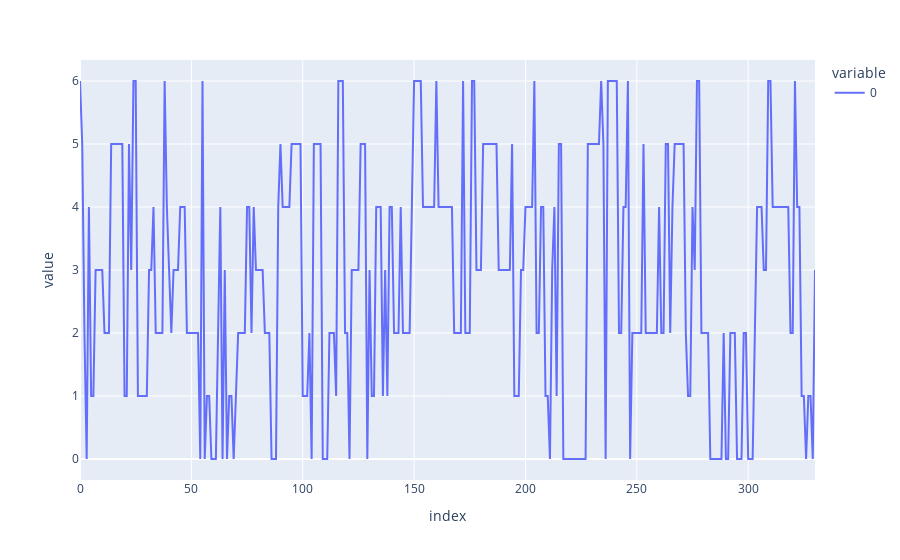
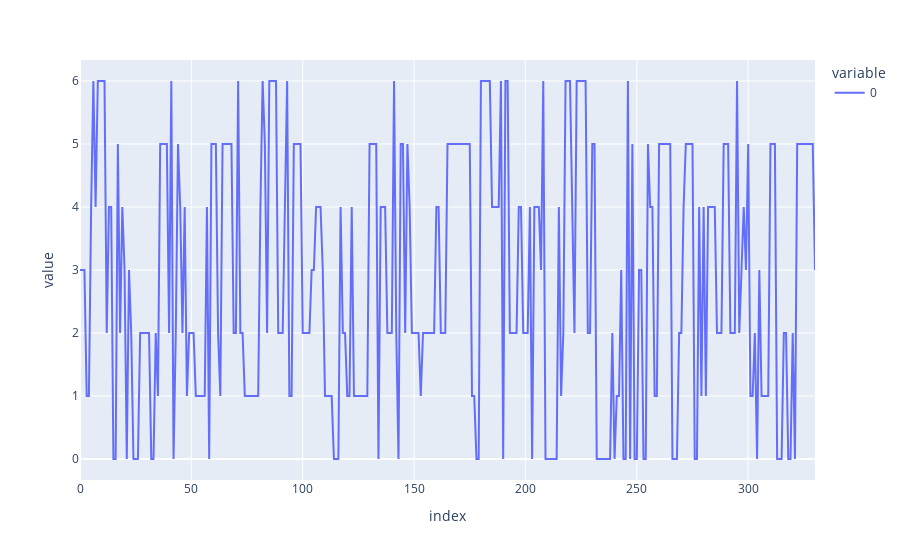
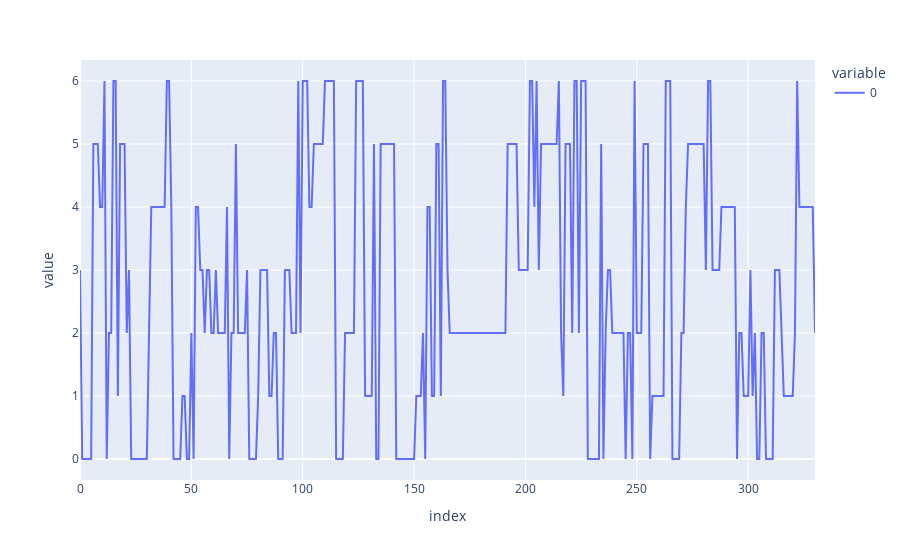
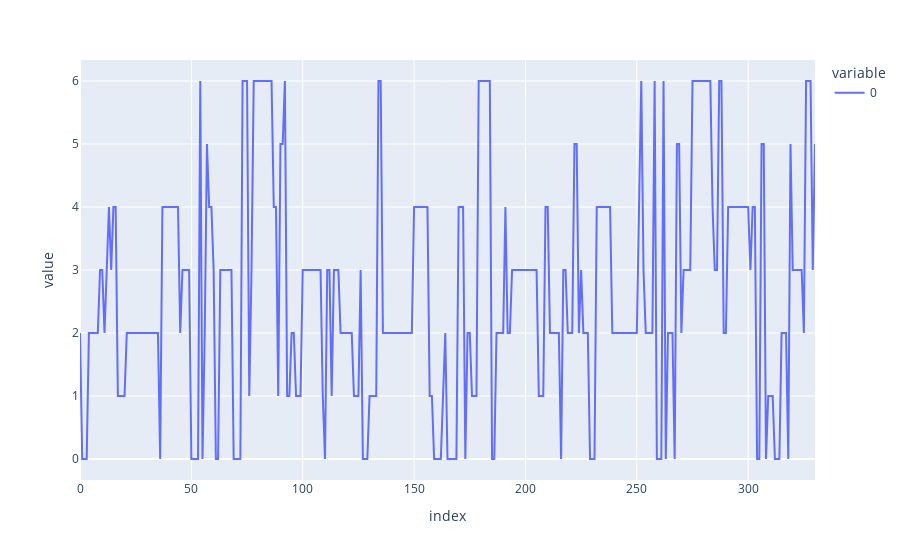

These figures' notebook cell, in order:
### Code cell
import plotly.express as px
for i in range(5):
    fig = px.line(states[(i*330):(i*330+331)])
    fig.show()

### Figure 1 — Plotly figure (JSON) as saved in the notebook; plotly's stock layout.template omitted (floating-point values rounded to 4 significant figures; data arrays with more than 128 entries replaced by an {"elided": "..."} marker saying what was removed)
{"data": [{"hovertemplate": "variable=0<br>index=%{x}<br>value=%{y}<extra></extra>", "legendgroup": "0", "line": {"color": "#636efa", "dash": "solid"}, "marker": {"symbol": "circle"}, "mode": "lines", "name": "0", "orientation": "v", "showlegend": true, "type": "scatter", "x": {"elided": "331 int values"}, "xaxis": "x", "y": {"elided": "331 int values"}, "yaxis": "y"}], "layout": {"legend": {"title": {"text": "variable"}, "tracegroupgap": 0}, "margin": {"t": 60}, "xaxis": {"anchor": "y", "domain": [0, 1], "title": {"text": "index"}}, "yaxis": {"anchor": "x", "domain": [0, 1], "title": {"text": "value"}}}}

### Figure 2 — Plotly figure (JSON) as saved in the notebook; plotly's stock layout.template omitted (floating-point values rounded to 4 significant figures; data arrays with more than 128 entries replaced by an {"elided": "..."} marker saying what was removed)
{"data": [{"hovertemplate": "variable=0<br>index=%{x}<br>value=%{y}<extra></extra>", "legendgroup": "0", "line": {"color": "#636efa", "dash": "solid"}, "marker": {"symbol": "circle"}, "mode": "lines", "name": "0", "orientation": "v", "showlegend": true, "type": "scatter", "x": {"elided": "331 int values"}, "xaxis": "x", "y": {"elided": "331 int values"}, "yaxis": "y"}], "layout": {"legend": {"title": {"text": "variable"}, "tracegroupgap": 0}, "margin": {"t": 60}, "xaxis": {"anchor": "y", "domain": [0, 1], "title": {"text": "index"}}, "yaxis": {"anchor": "x", "domain": [0, 1], "title": {"text": "value"}}}}

### Figure 3 — Plotly figure (JSON) as saved in the notebook; plotly's stock layout.template omitted (floating-point values rounded to 4 significant figures; data arrays with more than 128 entries replaced by an {"elided": "..."} marker saying what was removed)
{"data": [{"hovertemplate": "variable=0<br>index=%{x}<br>value=%{y}<extra></extra>", "legendgroup": "0", "line": {"color": "#636efa", "dash": "solid"}, "marker": {"symbol": "circle"}, "mode": "lines", "name": "0", "orientation": "v", "showlegend": true, "type": "scatter", "x": {"elided": "331 int values"}, "xaxis": "x", "y": {"elided": "331 int values"}, "yaxis": "y"}], "layout": {"legend": {"title": {"text": "variable"}, "tracegroupgap": 0}, "margin": {"t": 60}, "xaxis": {"anchor": "y", "domain": [0, 1], "title": {"text": "index"}}, "yaxis": {"anchor": "x", "domain": [0, 1], "title": {"text": "value"}}}}

### Figure 4 — Plotly figure (JSON) as saved in the notebook; plotly's stock layout.template omitted (floating-point values rounded to 4 significant figures; data arrays with more than 128 entries replaced by an {"elided": "..."} marker saying what was removed)
{"data": [{"hovertemplate": "variable=0<br>index=%{x}<br>value=%{y}<extra></extra>", "legendgroup": "0", "line": {"color": "#636efa", "dash": "solid"}, "marker": {"symbol": "circle"}, "mode": "lines", "name": "0", "orientation": "v", "showlegend": true, "type": "scatter", "x": {"elided": "331 int values"}, "xaxis": "x", "y": {"elided": "331 int values"}, "yaxis": "y"}], "layout": {"legend": {"title": {"text": "variable"}, "tracegroupgap": 0}, "margin": {"t": 60}, "xaxis": {"anchor": "y", "domain": [0, 1], "title": {"text": "index"}}, "yaxis": {"anchor": "x", "domain": [0, 1], "title": {"text": "value"}}}}
